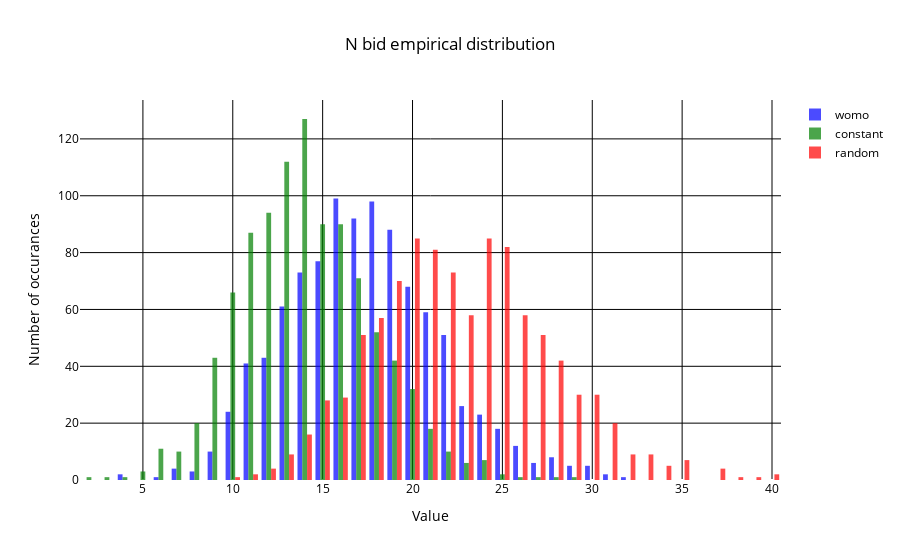

Write notebook code for a chart like this one.
### Code cell
# Create histograms
histogram1 = go.Histogram(
    x=arr_res_or_a_womo,
    name='womo',
    opacity=0.7,
    marker=dict(color='blue')
)
histogram2 = go.Histogram(
    x=arr_res_or_a_const,
    name='constant',
    opacity=0.7,
    marker=dict(color='green')
)
histogram3 = go.Histogram(
    x=arr_res_or_a_rand,
    name='random',
    opacity=0.7,
    marker=dict(color='red')
)

# Combine histograms into a single figure
fig = go.Figure(data=[histogram1, histogram2, histogram3])


fig.update_layout(
    title_text='N bid empirical distribution',
    title_x=0.5,
    plot_bgcolor='white',  # set background color to white
    paper_bgcolor='white',  # set background color to white
    font=dict(color='black'),  # set font color to black
    xaxis=dict(title_text="Value", color='black', tickcolor='black', gridcolor='black'),  # set x-axis color, tick color, grid color, and grid width
    yaxis=dict(title_text="Number of occurances", color='black', tickcolor='black', gridcolor='black'),  # set y-axis color, tick color, grid color, and grid width
)


# Show the plot
fig.show()

### Figure 1 — Plotly figure (JSON) as saved in the notebook; plotly's stock layout.template omitted (floating-point values rounded to 4 significant figures; data arrays with more than 128 entries replaced by an {"elided": "..."} marker saying what was removed)
{"data": [{"marker": {"color": "blue"}, "name": "womo", "opacity": 0.7, "type": "histogram", "x": {"elided": "1000 int values"}}, {"marker": {"color": "green"}, "name": "constant", "opacity": 0.7, "type": "histogram", "x": {"elided": "1000 int values"}}, {"marker": {"color": "red"}, "name": "random", "opacity": 0.7, "type": "histogram", "x": {"elided": "1000 int values"}}], "layout": {"font": {"color": "black"}, "paper_bgcolor": "white", "plot_bgcolor": "white", "title": {"text": "N bid empirical distribution", "x": 0.5}, "xaxis": {"color": "black", "gridcolor": "black", "tickcolor": "black", "title": {"text": "Value"}}, "yaxis": {"color": "black", "gridcolor": "black", "tickcolor": "black", "title": {"text": "Number of occurances"}}}}
